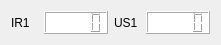
           <widget class="QWidget" name="horizontalLayoutWidget_2">
            <property name="geometry">
             <rect>
              <x>450</x>
              <y>0</y>
              <width>221</width>
              <height>28</height>
             </rect>
            </property>
            <layout class="QHBoxLayout" name="horizontalLayout_41">
             <property name="spacing">
              <number>6</number>
             </property>
             <item>
              <widget class="QLabel" name="label_22">
               <property name="text">
                <string>IR1</string>
               </property>
              </widget>
             </item>
             <item>
              <widget class="QLCDNumber" name="ir1LcdNumber">
               <property name="styleSheet">
                <string notr="true">background-color: rgb(255, 255, 255);</string>
               </property>
              </widget>
             </item>
             <item>
              <widget class="QLabel" name="label_23">
               <property name="text">
                <string>US1</string>
               </property>
              </widget>
             </item>
             <item>
              <widget class="QLCDNumber" name="us1LcdNumber">
               <property name="font">
                <font>
                 <weight>50</weight>
                 <bold>false</bold>
                </font>
               </property>
               <property name="styleSheet">
                <string notr="true">background-color: rgb(255, 255, 255);</string>
               </property>
               <property name="frameShadow">
                <enum>QFrame::Raised</enum>
               </property>
              </widget>
             </item>
            </layout>
           </widget>
